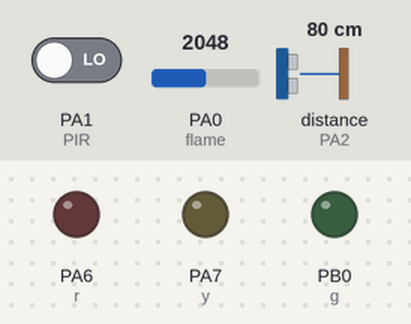
Recording of a sketch running on a simulated STM32 Blue Pill. Shown: output pins drawn as LEDs (lit = HIGH). The test bench sets the inputs (shaded band); at power-on: distance to the obstacle (sensor on PA2) 80 cm, PA0 (flame) = 2048, PA1 (PIR) LOW. The echo pulse lasts 58.3 µs per cm; what the sketch prints to the serial monitor is not drawn.

Above: at 1.2 s.
1.3 s: distance to the obstacle (sensor on PA2) set to 53 cm
2.8 s: distance to the obstacle (sensor on PA2) set to 47 cm
At 3.3 s:
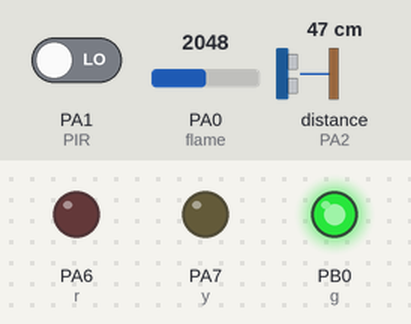
4.3 s: PA0 (flame) set to 1014
5.8 s: PA0 (flame) set to 911
At 6.6 s:
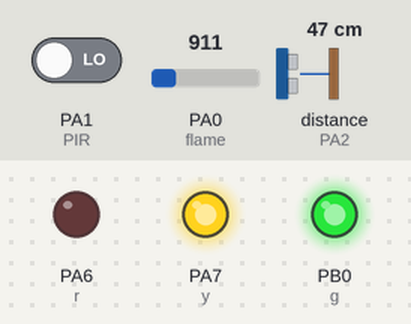
7.3 s: PA1 (PIR) driven HIGH
At 7.7 s:
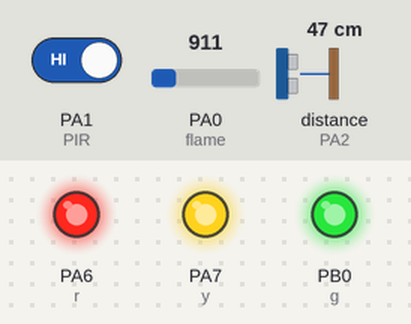
8.8 s: distance to the obstacle (sensor on PA2) set to 60 cm
At 10.2 s:
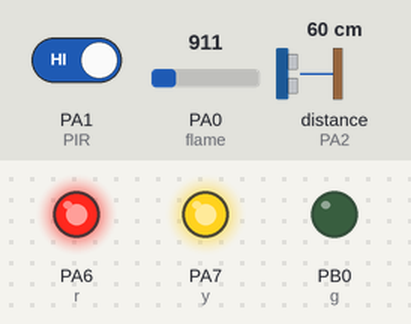
Timing chart, 0 to 11.3 s (numbered marks = the images above; inputs shaded):
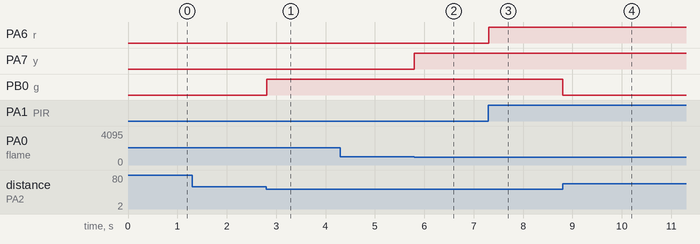

Measured:
- the behaviour switches between 50 and 49 cm on distance to the obstacle (sensor on PA2) (found by bisection; images 0 and 1)
- the behaviour switches between 963 and 962 on PA0 (flame) (found by bisection; images 1 and 2)
- after the input at 2.8 s, PB0 (g): LOW → HIGH at once
- after the input at 5.8 s, PA7 (y): LOW → HIGH at once
- after the input at 7.3 s, PA6 (r): LOW → HIGH at once
- after the input at 8.8 s, PB0 (g): HIGH → LOW at once

The sketch:

TEST_05_FLAME_PIR_ULTRASONIC.ino
```cpp
//LIBRARY
#include<NewPing.h>

//INISIALISASI
int r=PA6;
int y=PA7;
int g=PB0;
int flame=PA0;
int PIR=PA1;
int triger=PA3;
int echo=PA2;
int batas=400;

NewPing cm(triger,echo,batas);

void setup() {
  // put your setup code here, to run once:
Serial.begin(9600);
pinMode(r,OUTPUT);
pinMode(y,OUTPUT);
pinMode(g,OUTPUT);
pinMode(flame,INPUT);
pinMode(PIR,INPUT);

}

void loop() {
  //BACA DATA ATAU SENSOR
int bacaJarak=cm.ping_cm();
int bacaFlame=analogRead(flame);
bacaFlame=map(bacaFlame,130,4095,0,100);
int bacaPIR=digitalRead(PIR);

//PRINT TO SERIAL
Serial.print("Jarak :");
Serial.print(bacaJarak);
Serial.print(" cm");
Serial.println();
Serial.print("Api :");
Serial.print(bacaFlame);
Serial.println();
Serial.print("PIR :");
Serial.print(bacaPIR);
Serial.println();

//LOGIKA PROGRAM

//PIR
if (bacaPIR==1){
  digitalWrite(r,HIGH);
}
else{
  digitalWrite(r,LOW);
}

//FLAME
if (bacaFlame<=20){
  digitalWrite(y,HIGH);
}
else{digitalWrite(y,LOW);
}

//ULTRASONIC
if (bacaJarak<=50){
  digitalWrite(g,HIGH);
}
else{
  digitalWrite(g,LOW);
}
}
```
